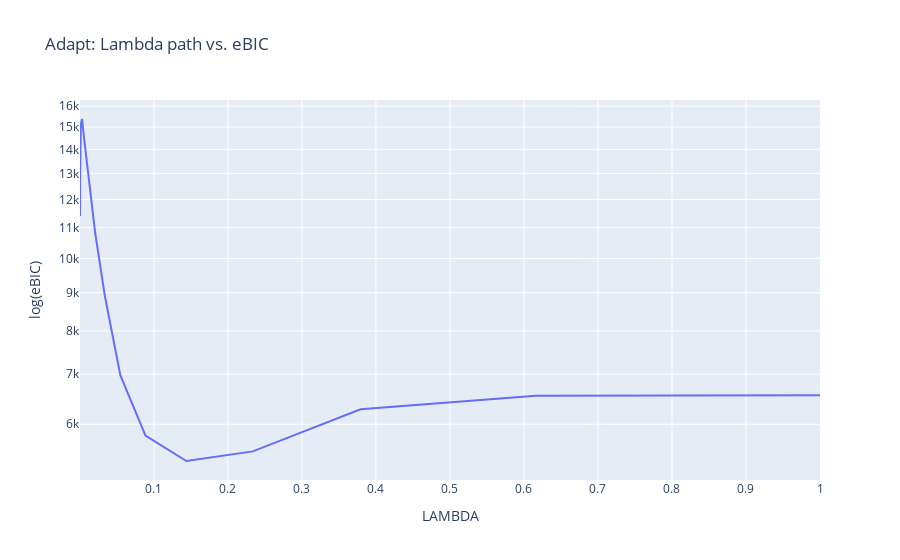

Notebook code for this chart:
### Code cell
x = P_SGL_adapt.modelselect_stats['BIC'][0.01][:, 0]
y = P_SGL_adapt.modelselect_stats['LAMBDA'][:, 0]

trace = go.Scatter(x=y.flatten(), y=x.flatten(), mode='lines')
data = [trace]

layout = go.Layout(title='Adapt: Lambda path vs. eBIC', xaxis_title='LAMBDA', yaxis_title='log(eBIC)', yaxis_type='log')
fig = go.Figure(data=data, layout=layout)
fig.show()

### Figure 1 — Plotly figure (JSON) as saved in the notebook; plotly's stock layout.template omitted (floating-point values rounded to 4 significant figures)
{"data": [{"mode": "lines", "type": "scatter", "x": [1, 0.6158, 0.3793, 0.2336, 0.1438, 0.08859, 0.05456, 0.0336, 0.02069, 0.01274, 0.007848, 0.004833, 0.002976, 0.001833, 0.001129, 0.0006952, 0.0004281, 0.0002637, 0.0001624, 0.0001], "y": [6559.0, 6549.0, 6283.0, 5518.0, 5357.0, 5794.0, 6978.0, 8922.0, 10810.0, 12540.0, 13800.0, 14710.0, 15370.0, 15230.0, 14920.0, 14240.0, 13660.0, 12820.0, 11890.0, 11400.0]}], "layout": {"autosize": true, "title": {"text": "Adapt: Lambda path vs. eBIC"}, "xaxis": {"autorange": true, "range": [0.0001, 1], "title": {"text": "LAMBDA"}, "type": "linear"}, "yaxis": {"autorange": true, "range": [3.703, 4.212], "title": {"text": "log(eBIC)"}, "type": "log"}}}
